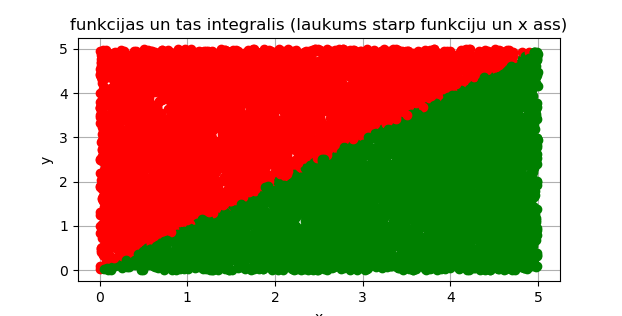

Python code for this plot:
import sys
sys.path.append('/usr/local/anaconda3/lib/python3.6/site-packages')

# N vienmerigi sadaliti gadijuma skaitli
# N uniformly destributed random numbers

from numpy import random
#print(random.__doc__)
#print(random.uniform.__doc__)

N = 10000
a = 0
b = 5

#pseido-gadijuma skaitli generatora grauds
random.seed(1)

x = random.uniform(a,b,N)

'''
k = [0, 0, 0, 0, 0]
for i in range(N):
    if x[i] < 1:
        k[0] = k[0] + 1
    elif x[i] < 2:
        k[1] = k[1] + 1
    elif x[i] < 3:
        k[2] = k[2] + 1
    elif x[i] < 4:
        k[3] = k[3] + 1
    else:
        k[4] = k[4] + 1
print(k)
'''


y = random.uniform(a,b,N)

from matplotlib import pyplot as plt
plt.grid()
plt.xlabel('x')
plt.ylabel('y')
plt.title('funkcijas un tas integralis (laukums starp funkciju un x ass)')
#nav jegas zimet sadi plt.plot(x,y)
#plt.plot(x,y,'ko')
N1 = 0
for i in range(N):
    if y[i] < x[i]:
        plt.plot(x[i],y[i],'go')
        N1 = N1 +1
    else:
        plt.plot(x[i],y[i],'ro')


S_zinamais = (b-a) * (b-a)
S_nezinamais = 1. * S_zinamais * N1 / N
print(S_nezinamais)

plt.show()
